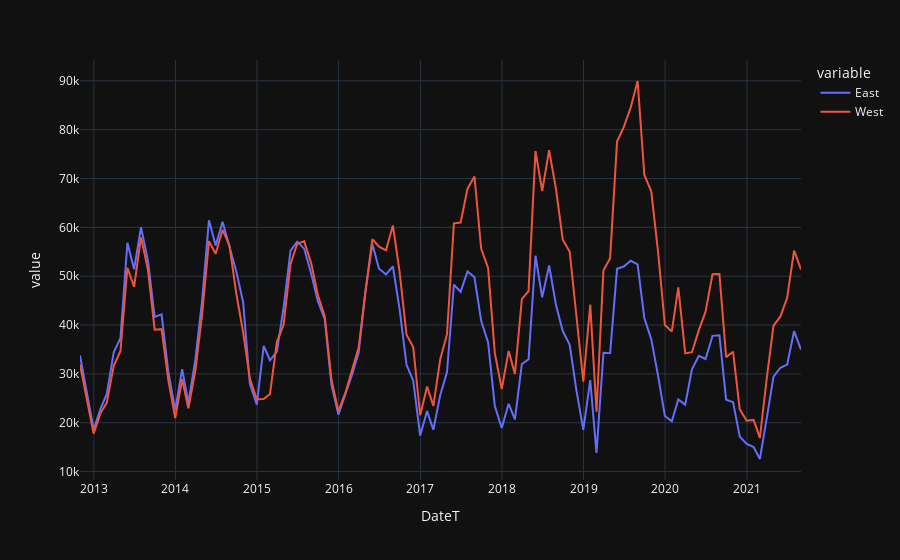

Notebook source saved alongside this figure:
### Code cell
dp=df
dp=dp.resample("M").sum()
px.line(dp)
